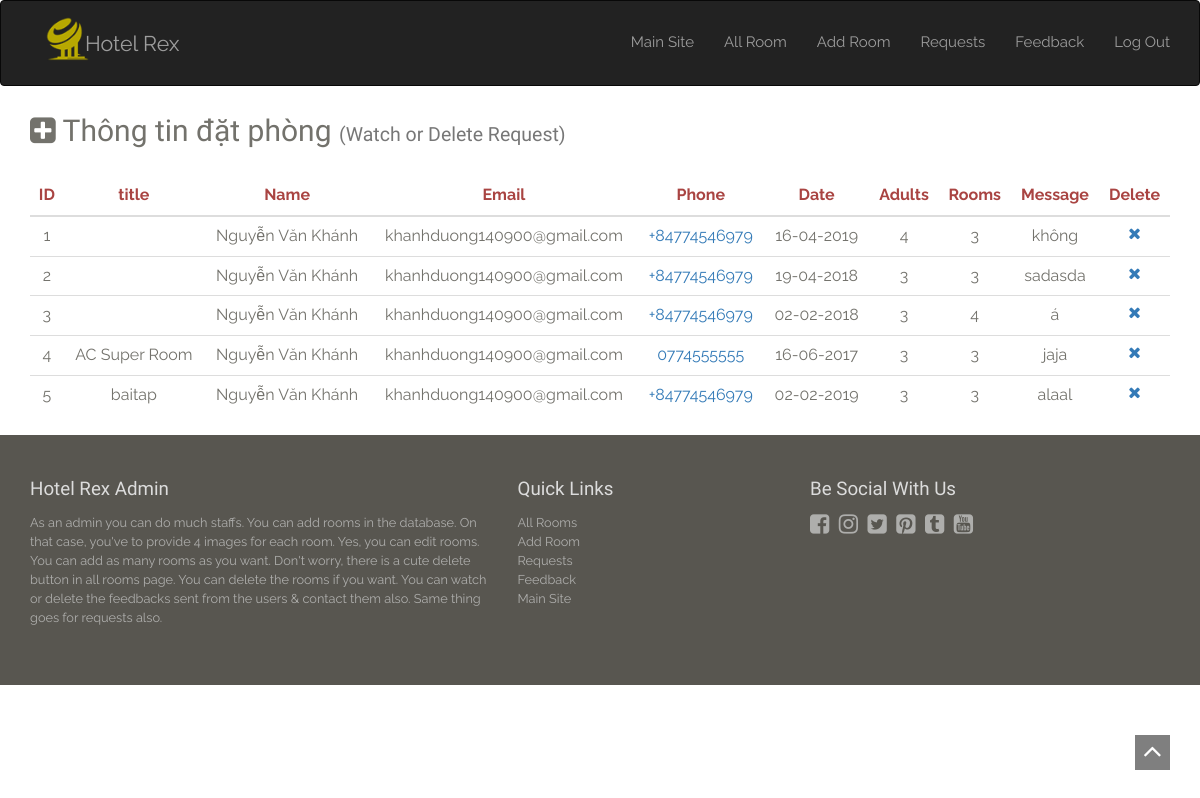
Screenshot of /requests.php with the database file from the repository.
### tables this page shows
CREATE TABLE `requests` (
  `id` int(10) NOT NULL,
  `title1` varchar(200) NOT NULL,
  `name` varchar(100) NOT NULL,
  `email` varchar(100) NOT NULL,
  `phone` varchar(20) NOT NULL,
  `day` varchar(5) NOT NULL,
  `month` varchar(10) NOT NULL,
  `year` varchar(7) NOT NULL,
  `adults` varchar(5) NOT NULL,
  `rooms` varchar(5) NOT NULL,
  `message` varchar(3000) NOT NULL
);

### requests.php (the view, shortened to what this page needs)
<?php
    require_once('db.php');
?>
  </head>
  <body>
    <div id="wrapper">
<?php require_once('header-admin.php');?>
        <div class="container-fluid body-section container">
            <div class="row">
                <div class="col-md-12">
                    <h2><i class="fa fa-plus-square"></i> Thông tin đặt phòng <small>(Watch or Delete Request)</small></h2>
                    <div class="card">
                        <div class="card-content table-responsive table-full-width">
                            <table class="table">
                                <thead class="text-danger">
                                    <th><center>ID</center></th>
                                    <th><center>title</center></th>
                                    <th><center>Name</center></th>
                                    <th><center>Email</center></th>
                                    <th><center>Phone</center></th>
                                    <th><center>Date</center></th>
                                    <th><center>Adults</center></th>
                                    <th><center>Rooms</center></th>
                                    <th><center>Message</center></th>
                                    <th><center>Delete</center></th>
                                </thead>
                                <tbody>
                                    <?php
                                        $q = "SELECT * FROM requests ORDER BY requests.id ASC";
                                        $run = mysqli_query($con, $q);
                                        if(mysqli_num_rows($run) > 0){
                                            while($row = mysqli_fetch_array($run)){
                                    ?>
                                    <tr>
                                        <td><center><?php echo $row['id']; ?></center></td>
                                        <td><center><?php echo $row['title1']; ?></center></td>
                                        <td><center><?php echo $row['name']; ?></center></td>
                                        <td><center><?php echo $row['email']; ?></center></td>
                                        <td class="text-primary"><center><?php echo $row['phone']; ?></center></td>
                                        <td><center><?php echo $row['day']."-".$row['month']."-".$row['year']; ?></center></td>
                                        <td><center><?php echo $row['adults']; ?></center></td>
                                        <td><center><?php echo $row['rooms']; ?></center></td>
                                        <td><center><?php echo $row['message']; ?></center></td>
                                        <td><center><a href="requests.php?del=<?php echo $row['id']; ?>"><i class="fa fa-times"></i></a></center></td>
                                    </tr>
                                    <?php
                                            }
                                        }
                                    ?>
                                </tbody>
                            </table>
                        </div>
                    </div>
                </div>
            </div>
        </div>
<?php require_once('footer-admin.php');?>

### assets/style.css (style rules this page uses)
body { background-color: #fff;font-family: 'Raleway', sans-serif;font-size: 15px;line-height: 15px; color: #73726C; }
.btn,a,a:hover { text-decoration: none;-webkit-transition: all 0.3s ease-in-out;-moz-transition: all 0.3s ease-in-out;-ms-transition: all 0.3s ease-in-out;-o-transition: all 0.3s ease-in-out;transition: all 0.3s ease-in-out;outline:0 ; }
h1,h2,h3,h4,h5,h6 { font-family:'Old Standard TT', serif;line-height: 1em;margin: 0; }
h1.title,h2 { font-size: 2em;line-height: 3em; }

### rows the page displays
requests: id "1", name "Nguyễn Văn Khánh", email "khanhduong140900@gmail.com", phone "+84774546979", day "16", month "04", year "2019", adults "4", rooms "3", message "không"
requests: id "2", name "Nguyễn Văn Khánh", email "khanhduong140900@gmail.com", phone "+84774546979", day "19", month "04", year "2018", adults "3", rooms "3", message "sadasda"
requests: id "3", name "Nguyễn Văn Khánh", email "khanhduong140900@gmail.com", phone "+84774546979", day "02", month "02", year "2018", adults "3", rooms "4", message "á"
requests: id "4", title1 "AC Super Room", name "Nguyễn Văn Khánh", email "khanhduong140900@gmail.com", phone "0774555555", day "16", month "06", year "2017", adults "3", rooms "3", message "jaja"
requests: id "5", title1 "baitap", name "Nguyễn Văn Khánh", email "khanhduong140900@gmail.com", phone "+84774546979", day "02", month "02", year "2019", adults "3", rooms "3", message "alaal"
